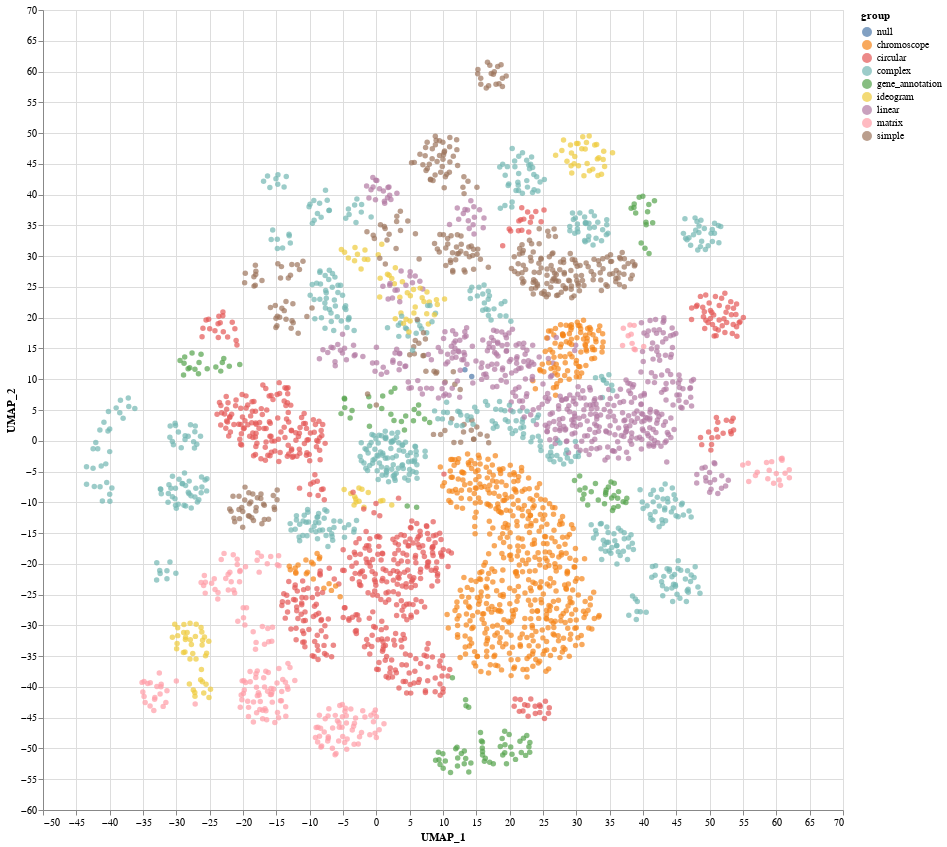

The code cell stored with this chart in its notebook:
### Code cell
g2 = alt.Chart(df_umap_image).mark_point(filled=True).encode(
    x='UMAP_1',
    y='UMAP_2',
    color='group',
    tooltip=['group']
).properties(
    width=800,
    height=800
).interactive()

g2

### Figure 1 — Vega-Lite specification as saved in the notebook (floating-point values rounded to 4 significant figures; data arrays with more than 128 entries replaced by an {"elided": "..."} marker saying what was removed)
{"config": {"view": {"continuousWidth": 300, "continuousHeight": 300}}, "data": {"name": "data-f2b7e8f85508af16401d834343d09b2d"}, "mark": {"type": "point", "filled": true}, "encoding": {"color": {"field": "group", "type": "nominal"}, "tooltip": [{"field": "group", "type": "nominal"}], "x": {"field": "UMAP_1", "type": "quantitative"}, "y": {"field": "UMAP_2", "type": "quantitative"}}, "height": 800, "params": [{"name": "param_2", "select": {"type": "interval", "encodings": ["x", "y"]}, "bind": "scales"}], "width": 800, "$schema": "https://vega.github.io/schema/vega-lite/v5.20.1.json", "datasets": {"data-f2b7e8f85508af16401d834343d09b2d": {"elided": "3200 records"}}}
